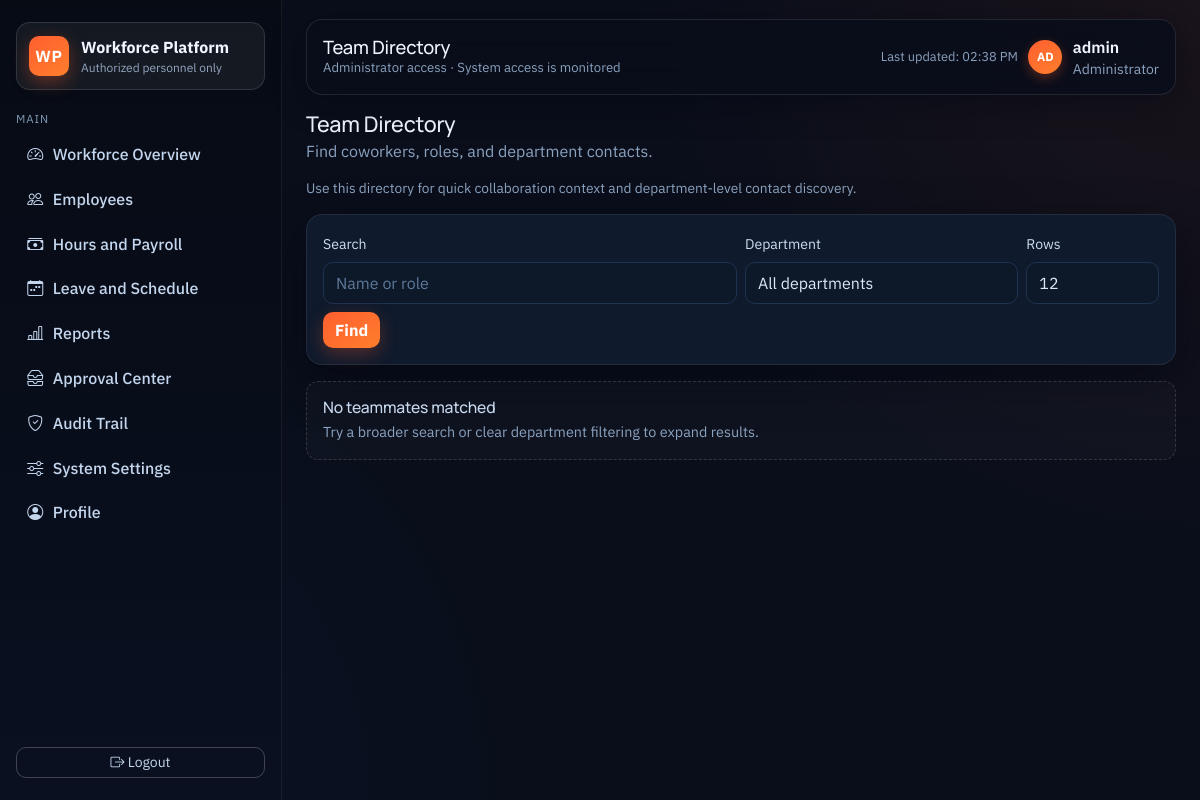
The page /team (signed in) on the database as committed earlier.
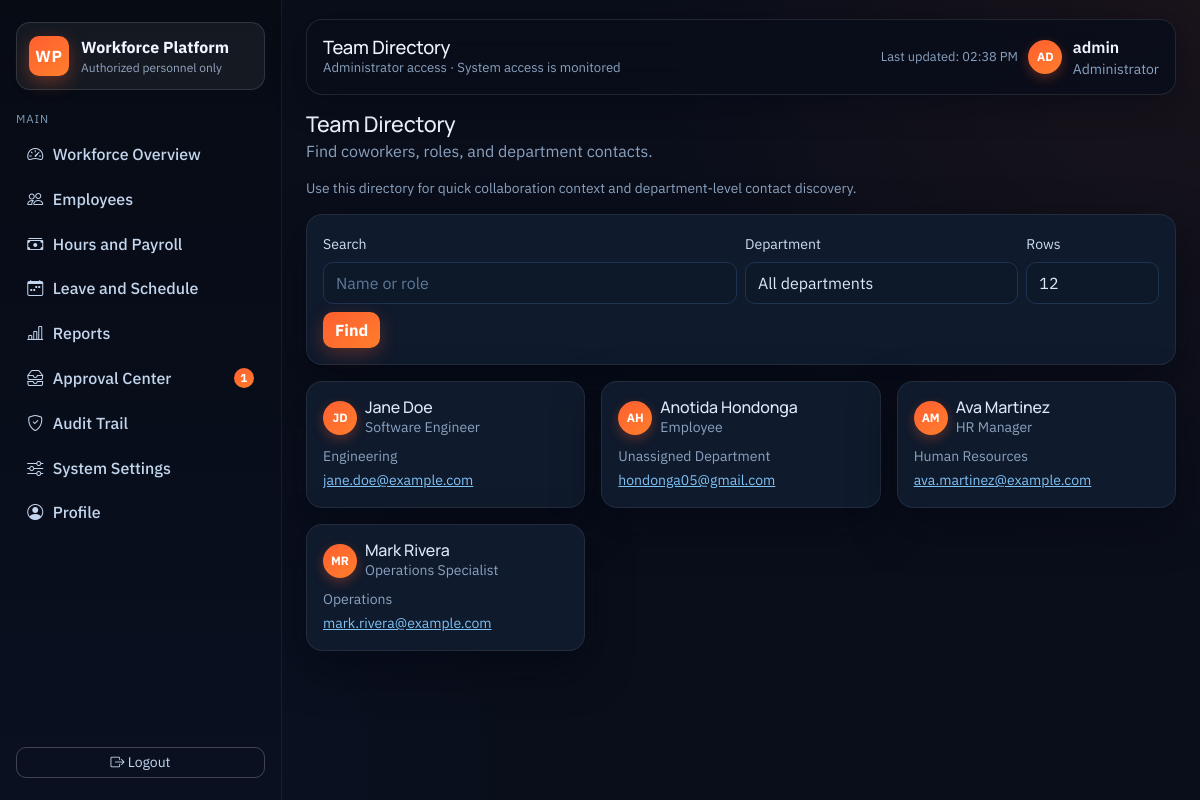
The same page on the database as committed later.
### app/models.py (models this page shows, shortened)
class Employee(db.Model):
    __tablename__ = "employees"
    id = db.Column(db.Integer, primary_key=True)
    first_name = db.Column(db.String(120), nullable=False)
    last_name = db.Column(db.String(120), nullable=False)
    email = db.Column(db.String(160), unique=True, nullable=False)
    phone = db.Column(db.String(40), nullable=True)
    department_id = db.Column(db.Integer, db.ForeignKey("departments.id"), nullable=True)
    job_title = db.Column(db.String(120), nullable=False, default="Employee")
    schedule = db.Column(db.String(64), nullable=False, default="Mon-Fri 9:00 AM - 5:00 PM")
    hourly_rate = db.Column(db.Float, nullable=False, default=25.0)
    overtime_multiplier = db.Column(db.Float, nullable=False, default=1.5)
    date_hired = db.Column(db.Date, nullable=False, default=date.today)
    address = db.Column(db.String(255), nullable=True)
    created_at = db.Column(db.DateTime, default=datetime.utcnow)
    department = db.relationship("Department", back_populates="employees", lazy="joined")
    user = db.relationship("User", back_populates="employee", uselist=False)
    payroll_records = db.relationship(
        "PayrollRecord",
        back_populates="employee",
        cascade="all, delete-orphan",
        lazy="select",
    )
    leave_requests = db.relationship(
        "LeaveRequest",
        back_populates="employee",
        cascade="all, delete-orphan",
        lazy="select",
    )
    attendance_records = db.relationship(
        "Attendance",
        back_populates="employee",
        cascade="all, delete-orphan",
        lazy="select",
    )
    def full_name(self):
        return f"{self.first_name} {self.last_name}"

class Department(db.Model):
    __tablename__ = "departments"
    id = db.Column(db.Integer, primary_key=True)
    name = db.Column(db.String(128), unique=True, nullable=False)
    employees = db.relationship("Employee", back_populates="department", lazy="select")

### app/routes/employees.py (the view)
@employee_bp.route("/team")
@login_required
def team_directory():
    search = request.args.get("search", "").strip()
    department_id = parse_positive_int(request.args.get("department_id"), default=None) if request.args.get("department_id") else None
    page = parse_positive_int(request.args.get("page"), default=1)
    per_page = parse_positive_int(request.args.get("per_page"), default=12, maximum=60)
    query = Employee.query.options(joinedload(Employee.department)).order_by(Employee.last_name, Employee.first_name)
    if search:
        q = f"%{search}%"
        query = query.filter(or_(Employee.first_name.ilike(q), Employee.last_name.ilike(q), Employee.job_title.ilike(q)))
    if department_id:
        query = query.filter(Employee.department_id == department_id)
    employees = query.paginate(page=page, per_page=per_page, error_out=False)
    departments = Department.query.order_by(Department.name).all()
    return render_template(
        "team.html",
        active_page="team",
        page_title="Team Directory",
        employees=employees.items,
        pagination=employees,
        departments=departments,
        selected_department=str(department_id) if department_id else "",
        search=search,
        per_page=per_page,
    )

### app/models.py (called while the page is built)
    @classmethod
    def label(cls, role: str) -> str:
        mapping = {
            cls.EXECUTIVE: "Executive",
            cls.ADMIN: "Administrator",
            cls.HR: "HR",
            cls.PAYROLL: "Payroll Admin",
            cls.MANAGER: "Manager",
            cls.EMPLOYEE: "Employee",
        }
        if not role:
            return "Unknown"
        return mapping.get(role, role.title())

    def has_admin_access(self) -> bool:
        return self.role in Role.ADMIN_LIKE

### app/routes/auth.py (called while the page is built)
@login_manager.user_loader
def load_user(user_id):
    return User.query.get(int(user_id))

### app/utils.py (called while the page is built)
def parse_positive_int(value, default=1, minimum=1, maximum=500):
    try:
        parsed = int(value)
    except (TypeError, ValueError):
        return default
    parsed = max(parsed, minimum)
    parsed = min(parsed, maximum)
    return parsed

### app/templates/team.html (shortened to what this page needs)
{% extends "base.html" %}
{% import "_components.html" as ui %}
{% block content %}
{{ ui.page_header('Team Directory', 'Find coworkers, roles, and department contacts.') }}
<p class="section-note mb-3">Use this directory for quick collaboration context and department-level contact discovery.</p>
<div class="surface-card mb-3">
  <form method="get" class="row g-2 align-items-end">
    <div class="col-md-6"><label class="form-label">Search</label><input class="form-control" name="search" value="{{ search }}" placeholder="Name or role" /></div>
    <div class="col-md-4">
      <label class="form-label">Department</label>
      <select name="department_id" class="form-select">
        <option value="">All departments</option>
      </select>
    </div>
    <div class="col-md-2">
      <label class="form-label">Rows</label>
      <select name="per_page" class="form-select">
        <option value="12" {% if per_page == 12 %}selected{% endif %}>12</option>
      </select>
    </div>
    <div class="col-md-12"><button class="btn btn-primary" type="submit">Find</button></div>
  </form>
</div>
<div class="row g-3">
  {% for employee in employees %}
    <div class="col-sm-6 col-xl-4">
      <div class="surface-card h-100">
        <div class="d-flex align-items-center gap-2 mb-2">
          <div class="avatar-chip">{{ employee.first_name[0] }}{{ employee.last_name[0] }}</div>
          <div>
            <h3 class="h6 mb-0">{{ employee.full_name() }}</h3>
            <div class="small text-muted">{{ employee.job_title }}</div>
          </div>
        </div>
        <div class="small text-muted">{{ employee.department.name if employee.department else 'Unassigned Department' }}</div>
        <a class="small" href="mailto:{{ employee.email }}">{{ employee.email }}</a>
      </div>
    </div>
  {% else %}
    <div class="col-12">{{ ui.empty_state('No teammates matched', 'Try a broader search or clear department filtering to expand results.') }}</div>
  {% endfor %}
</div>
{% endblock %}

### app/templates/base.html (shortened to what this page needs)
<!doctype html>
<html lang="en">
  <head>
    <link href="https://cdn.jsdelivr.net/npm/bootstrap@5.3.2/dist/css/bootstrap.min.css" rel="stylesheet" />
    <link rel="stylesheet" href="https://cdn.jsdelivr.net/npm/bootstrap-icons@1.11.3/font/bootstrap-icons.min.css" />
    <link rel="stylesheet" href="{{ url_for('static', filename='css/site.css') }}" />
  </head>
  <body>
    {% if current_user.is_authenticated %}
      <div class="app-shell">
        <aside class="app-sidebar">
          <div>
            <div class="brand-block">
              <div class="brand-mark">WP</div>
              <div>
                <div class="brand-title">Workforce Platform</div>
                <div class="brand-caption">Authorized personnel only</div>
              </div>
            </div>
            <div class="nav-group-title">Main</div>
            <nav class="nav flex-column nav-enterprise">
              {% if current_user.has_admin_access() %}
                <a class="nav-link {% if active_page == 'dashboard' %}active{% endif %}" href="{{ url_for('employees.dashboard') }}"><i class="bi bi-speedometer2"></i> Workforce Overview</a>
                <a class="nav-link {% if active_page == 'employees' %}active{% endif %}" href="{{ url_for('employees.employee_directory') }}"><i class="bi bi-people"></i> Employees</a>
                <a class="nav-link {% if active_page == 'payroll' %}active{% endif %}" href="{{ url_for('employees.payroll') }}"><i class="bi bi-cash-stack"></i> Hours and Payroll</a>
                <a class="nav-link {% if active_page == 'leave' %}active{% endif %}" href="{{ url_for('leave.index') }}"><i class="bi bi-calendar-week"></i> Leave and Schedule</a>
                <a class="nav-link {% if active_page == 'reports' %}active{% endif %}" href="{{ url_for('reports.index') }}"><i class="bi bi-bar-chart-line"></i> Reports</a>
                <a class="nav-link {% if active_page == 'notifications' %}active{% endif %}" href="{{ url_for('notifications.index') }}"><i class="bi bi-inboxes"></i> Approval Center {% if unread_notification_count > 0 %}<span class="pill-count">{{ unread_notification_count }}</span>{% endif %}</a>
                <a class="nav-link {% if active_page == 'audit' %}active{% endif %}" href="{{ url_for('audit.index') }}"><i class="bi bi-shield-check"></i> Audit Trail</a>
                <a class="nav-link {% if active_page == 'settings' %}active{% endif %}" href="{{ url_for('employees.settings') }}"><i class="bi bi-sliders"></i> System Settings</a>
              {% endif %}
              <a class="nav-link {% if active_page == 'profile' %}active{% endif %}" href="{{ url_for('employees.profile') }}"><i class="bi bi-person-circle"></i> Profile</a>
            </nav>
          </div>
          <a class="btn btn-outline-light btn-sm" href="{{ url_for('auth.logout') }}"><i class="bi bi-box-arrow-right"></i> Logout</a>
        </aside>
        <main class="app-main">
          <header class="app-topbar">
            <div>
              <h1 class="topbar-title">{{ page_title or 'Internal Workforce Platform' }}</h1>
              <div class="topbar-caption">{{ role_label(current_user.role) }} access · System access is monitored</div>
            </div>
            <div class="topbar-user">
              <div class="text-end">
                <div class="muted-meta">Last updated: <span id="lastUpdatedLabel">just now</span></div>
              </div>
              <div class="avatar-chip">{{ current_user.username[:2]|upper }}</div>
              <div>
                <div class="fw-semibold" style="color:#f0f5ff">{{ current_user.username }}</div>
                <div class="small text-muted">{{ role_label(current_user.role) }}</div>
              </div>
            </div>
          </header>
          <section class="app-content">
    {% endif %}
    {% block content %}{% endblock %}
    {% if current_user.is_authenticated %}
          </section>
        </main>
      </div>
    {% else %}
      </main>
    {% endif %}
  </body>
</html>

Rows that differ between the two databases and show on the page:
added Employee: first_name "J", last_name "D", full_name "Jane Doe", job_title "Software Engineer", department "Engineering", email "jane.doe@example.com"
added Employee: first_name "A", last_name "H", full_name "Anotida Hondonga", job_title "Employee", department "Unassigned Department", email "hondonga05@gmail.com"
added Employee: first_name "A", last_name "M", full_name "Ava Martinez", job_title "HR Manager", department "Human Resources", email "ava.martinez@example.com"
added Employee: first_name "M", last_name "R", full_name "Mark Rivera", job_title "Operations Specialist", department "Operations", email "mark.rivera@example.com"
Other text that changed with them:
{{ unread_notification_count }}: (not shown) → "1"
{{ title }}: "No teammates matched" → (not shown)
{{ body }}: "Try a broader search or clear department filtering to expand results." → (not shown)
